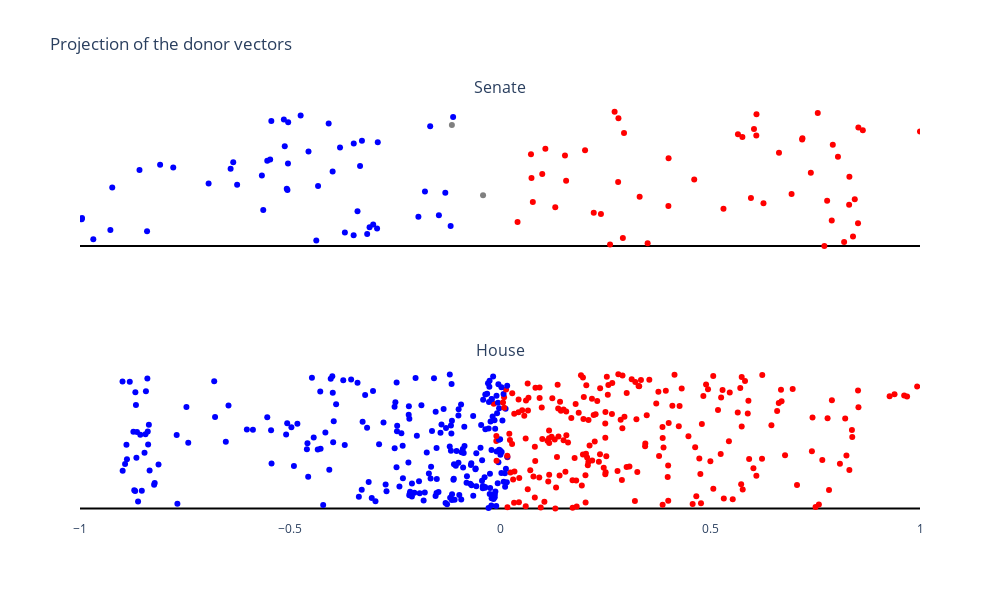

Notebook cell for this chart:
### Markdown cell above
# Reduced projection of the graph

### Code cell
# Plot the 1D projections
fig = make_subplots(
    rows=2,
    cols=1,
    shared_xaxes=True,
    subplot_titles=(
        "Senate",
        "House",
    ),
)

fig.add_trace(
    go.Scatter(
        x=senate[f"reduced-projection-1d"],
        mode="markers",
        marker_color=senate["color"],
    ),
    row=1,
    col=1,
)

fig.add_trace(
    go.Scatter(
        x=house[f"reduced-projection-1d"],
        mode="markers",
        marker_color=house["color"],
    ),
    row=2,
    col=1,
)

fig.update_layout(
    title="Projection of the donor vectors",
    xaxis_title="",
    yaxis_title="",
    height=600,
    width=1000,
    showlegend=False,
    paper_bgcolor="rgba(0,0,0,0)",
    plot_bgcolor="rgba(0,0,0,0)",
    autosize=False,
)

fig.update_yaxes(zerolinecolor="black", showticklabels=False)
fig.update_xaxes(range=[-1, 1])
fig.write_image(ASSETS_DIR / f"vector-projection.png")
fig.show()

### Figure 1 — Plotly figure (JSON) as saved in the notebook; plotly's stock layout.template omitted (floating-point values rounded to 4 significant figures; data arrays with more than 128 entries replaced by an {"elided": "..."} marker saying what was removed)
{"data": [{"marker": {"color": ["red", "red", "red", "red", "blue", "blue", "red", "red", "blue", "blue", "blue", "blue", "blue", "blue", "blue", "blue", "blue", "red", "red", "red", "blue", "blue", "blue", "blue", "red", "red", "blue", "blue", "red", "red", "red", "red", "red", "red", "red", "red", "red", "red", "gray", "red", "blue", "blue", "blue", "blue", "blue", "blue", "blue", "blue", "red", "red", "red", "red", "red", "blue", "red", "red", "blue", "blue", "blue", "blue", "blue", "blue", "blue", "blue", "blue", "blue", "red", "red", "red", "red", "red", "blue", "red", "red", "blue", "blue", "red", "blue", "blue", "blue", "red", "red", "red", "red", "red", "red", "red", "red", "red", "red", "blue", "gray", "blue", "blue", "blue", "blue", "red", "blue", "blue", "red", "red", "red"]}, "mode": "markers", "type": "scatter", "x": [0.7723, 0.2621, 0.3515, 0.8194, -0.4374, -0.9683, 0.2925, 0.8405, -0.3485, -0.3162, -0.3693, -0.8404, -0.9277, -0.2927, -0.3106, -0.1175, -0.3019, 0.8525, 0.04178, 0.7899, -0.996, -0.9952, -0.1943, -0.1455, 0.2403, 0.2232, -0.3393, -0.5637, 0.5321, 0.1316, 0.4009, 0.8313, 0.6273, 0.07819, 0.7789, 0.8447, 0.5975, 0.3325, -0.04035, 0.6942, -0.1302, -0.1787, -0.5061, -0.5077, -0.9232, -0.4332, -0.6259, -0.6938, 0.2813, 0.1574, 0.4624, 0.07494, 0.8319, -0.567, 0.1006, 0.7401, -0.3985, -0.8583, -0.6414, -0.778, -0.3332, -0.8093, -0.5048, -0.6352, -0.5541, -0.5472, 0.4014, 0.8046, 0.1547, 0.07377, 0.6642, -0.4559, 0.2025, 0.108, -0.3809, -0.5125, 0.7924, -0.3482, -0.291, -0.3287, 0.7194, 0.7201, 0.5772, 0.6102, 0.5666, 0.2953, 1, 0.8639, 0.6047, 0.8533, -0.1662, -0.1146, -0.4079, -0.5044, -0.5444, -0.5146, 0.282, -0.1116, -0.4746, 0.6107, 0.7566, 0.2729], "xaxis": "x", "yaxis": "y"}, {"marker": {"color": {"elided": "455 str values"}}, "mode": "markers", "type": "scatter", "x": {"elided": "455 float values"}, "xaxis": "x2", "yaxis": "y2"}], "layout": {"annotations": [{"font": {"size": 16}, "showarrow": false, "text": "Senate", "x": 0.5, "xanchor": "center", "xref": "paper", "y": 1, "yanchor": "bottom", "yref": "paper"}, {"font": {"size": 16}, "showarrow": false, "text": "House", "x": 0.5, "xanchor": "center", "xref": "paper", "y": 0.375, "yanchor": "bottom", "yref": "paper"}], "autosize": false, "height": 600, "paper_bgcolor": "rgba(0,0,0,0)", "plot_bgcolor": "rgba(0,0,0,0)", "showlegend": false, "title": {"text": "Projection of the donor vectors"}, "width": 1000, "xaxis": {"anchor": "y", "domain": [0, 1], "matches": "x2", "range": [-1, 1], "showticklabels": false, "title": {"text": ""}}, "xaxis2": {"anchor": "y2", "domain": [0, 1], "range": [-1, 1]}, "yaxis": {"anchor": "x", "domain": [0.625, 1], "showticklabels": false, "title": {"text": ""}, "zerolinecolor": "black"}, "yaxis2": {"anchor": "x2", "domain": [0, 0.375], "showticklabels": false, "zerolinecolor": "black"}}}
